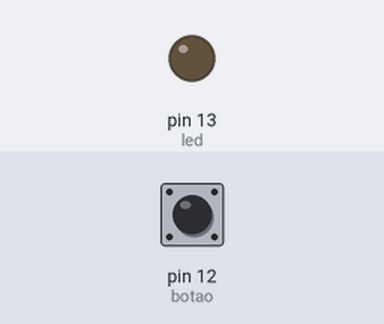
Bench run of a sketch on a simulated Arduino Uno, built with avr-gcc and run on an emulated ATmega328P. Parts: output pins drawn as LEDs (lit = HIGH). Inputs (shaded band) come from the test bench; at power-on: pin 12 (botao) LOW.

Above: at 1.2 s.
1.3 s: pin 12 (botao) pulled HIGH for 0.15 s
At 1.37 s:
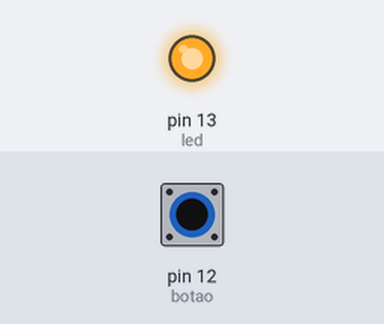
2.9 s: pin 12 (botao) pulled HIGH for 3.2 s
At 7.3 s:
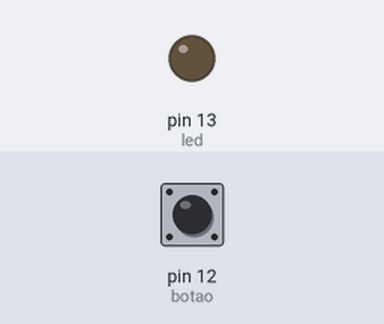
Timing chart, 0 to 8.8 s (numbered marks = the images above; inputs shaded):
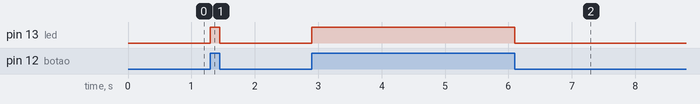

Measured:
- after the input at 1.3 s, pin 13 (led): LOW → HIGH at once, → LOW 0.15 s later
- after the input at 2.9 s, pin 13 (led): LOW → HIGH at once, → LOW 3.2 s later

The sketch:

lab_2.ino
```cpp
//Cria uma variável led porta 13 para o LED
int led = 13;

//Cria uma variável botao para a porta 12
int botao = 12;

void setup() {
  //Configura a porta do LED como o tipo de saída (OUTPUT)
  pinMode(led, OUTPUT);

  //Configura a porta do botao como o tipo de entrada (INPUT)
  pinMode(botao, INPUT);
}


void loop() {
  //Captura se o botao está pressionado
  int acionado = digitalRead(botao);

  //Verifica se o botão está pressionado (HIGH)
  if(acionado == HIGH){
    //Se estiver pressionado, liga o LED
    digitalWrite(led, HIGH);
  }else{
    //Se não estiver, desliga o LED
    digitalWrite(led, LOW);
  }
}
```
